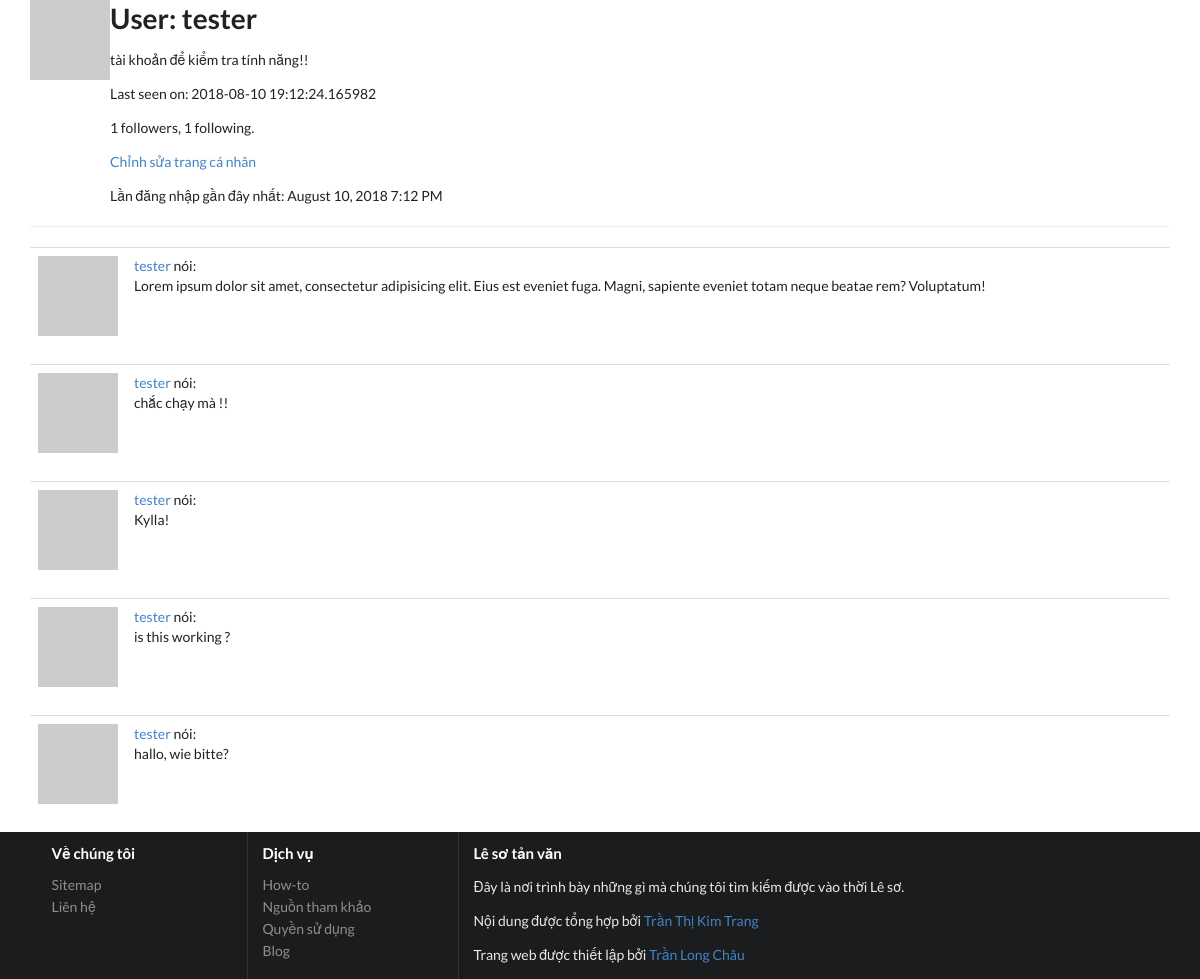
/user/tester (signed in), run on an earlier commit of the app's database.
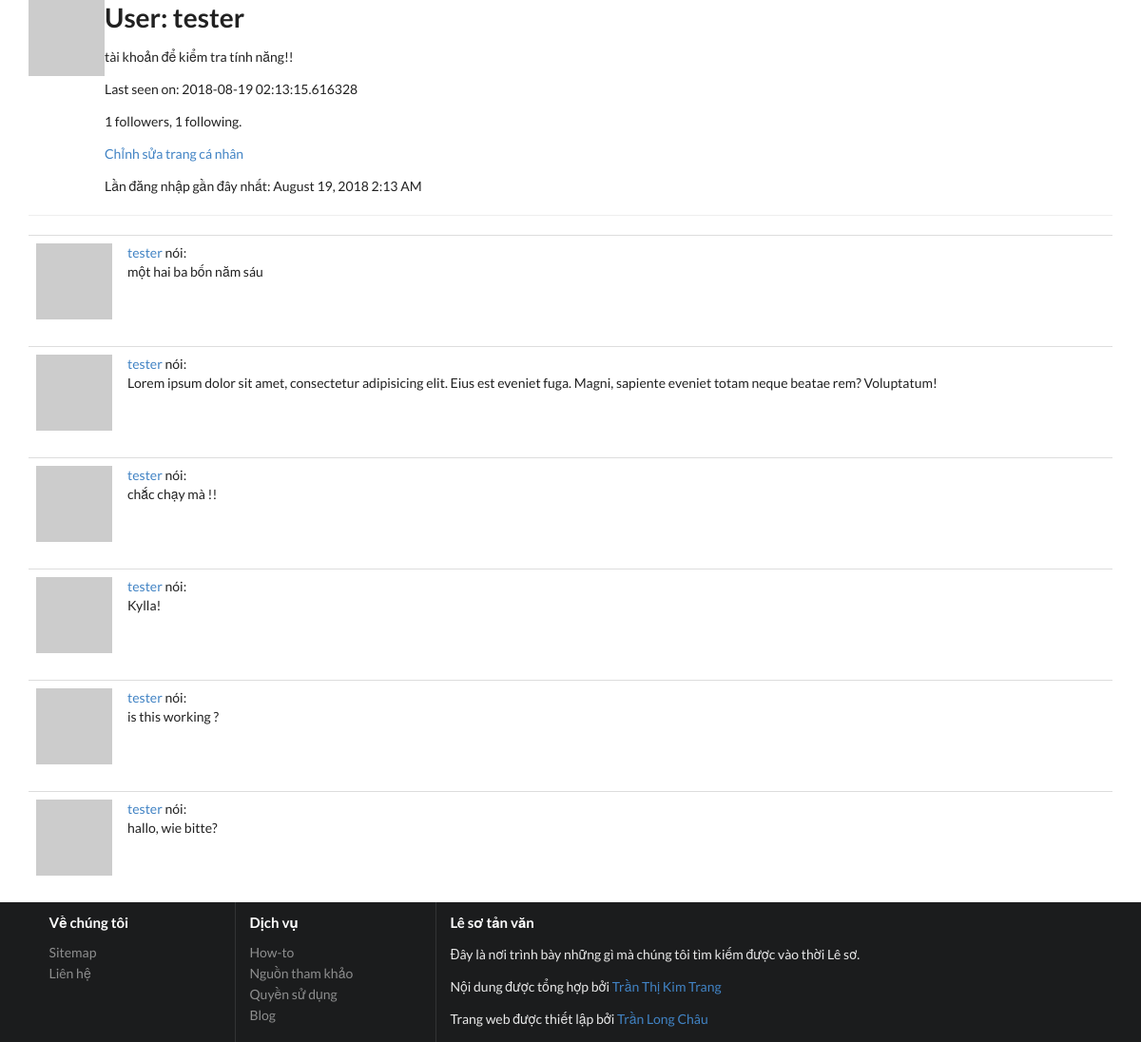
And on a later commit of the database.
### app/models.py (models this page shows, shortened)
class User(UserMixin, db.Model):
    id = db.Column(db.Integer, primary_key=True)
    username = db.Column(db.String(64), index=True, unique=True)
    email = db.Column(db.String(120), index=True, unique=True)
    password_hash = db.Column(db.String(128))
    about_me = db.Column(db.String(140))
    last_seen = db.Column(db.DateTime, default=datetime.utcnow)
    posts = db.relationship('Post', backref='author', lazy='dynamic')
    test_posts = db.relationship('NewPost', backref='author', lazy='dynamic')
    followed = db.relationship(
        'User', secondary=followers,
        primaryjoin=(followers.c.follower_id == id),
        secondaryjoin=(followers.c.followed_id == id),
        backref=db.backref('followers', lazy='dynamic'), lazy='dynamic')
    def avatar(self, size):
        digest = md5(self.email.lower().encode('utf-8')).hexdigest()
        return "https://www.gravatar.com/avatar/{}?d=identicon&s={}".format(digest, size)

class Post(db.Model):
    id = db.Column(db.Integer, primary_key=True)
    body = db.Column(db.String(140000))
    timestamp = db.Column(db.DateTime, index=True, default=datetime.utcnow)
    user_id = db.Column(db.Integer, db.ForeignKey('user.id'), )
    cat_id = db.Column(db.Integer, db.ForeignKey('catergory.id'))

### app/routes.py (the view)
@app.route('/user/<username>')
@login_required
def user(username):
    user = User.query.filter_by(username=username).first_or_404()
    page = request.args.get('page', 1, type=int)
    posts = user.posts.order_by(Post.timestamp.desc()).paginate(
        page, app.config['POSTS_PER_PAGE'], False)
    next_url = url_for('user', username=user.username, page=posts.next_num) \
        if posts.has_next else None
    prev_url = url_for('user', username=user.username, page=posts.prev_num) \
        if posts.has_prev else None
    return render_template('user.html', user=user, posts=posts.items, title='{}- Lê sơ tản văn'.format(user.username),
                           next_url=next_url, prev_url=prev_url)

### app/models.py (called while the page is built)
@login.user_loader
def load_user(id):
    return User.query.get(int(id))

### app/routes.py (called while the page is built)
@app.before_request
def before_request():
    if current_user.is_authenticated:
        current_user.last_seen = datetime.utcnow()
        db.session.commit()

### app/templates/user.html (shortened to what this page needs)
{% extends "base.html" %} {% block app_content %}
<table>
    <tr valign="top">
        <td>
            <img src="{{ user.avatar(128) }}">
        </td>
        <td>
            <h1>User: {{ user.username }}</h1>
            {% if user.about_me %}<p>{{ user.about_me }}</p>{% endif %}
            {% if user.last_seen %}<p>Last seen on: {{ user.last_seen }}</p>{% endif %}
            <p>{{ user.followers.count() }} followers, {{ user.followed.count() }} following.</p>
            {% if user == current_user %}
            <p><a href="{{ url_for('edit_profile') }}">Chỉnh sửa trang cá nhân</a></p>
            {% elif not current_user.is_following(user) %}
            <p><a href="{{ url_for('follow', username=user.username) }}">Theo dõi</a></p>
            {% else %}
            <p><a href="{{ url_for('unfollow', username=user.username) }}">Ngừng theo dõi</a></p>
            {% endif %}
            {% if user.last_seen %}
            <p>Lần đăng nhập gần đây nhất: {{ moment(user.last_seen).format('LLL') }}</p>
            {% endif %}
        </td>
    </tr>
</table>
<hr>
{% for post in posts %}
    {% include '_post.html' %}
{% endfor %}
{% endblock %}

### app/templates/base.html (shortened to what this page needs)
<!DOCTYPE html>
{% extends 'bootstrap/base.html' %}
{% block head %}
{{super()}}
{% endblock %}
{% block styles %}
{{super()}}
<link rel="stylesheet"
      href="/static/semantic/dist/semantic.min.css">
<link href="https://cdn.quilljs.com/1.3.6/quill.snow.css" rel="stylesheet">
{% endblock %}
{% block content %}
    <div class="container">
        {% block app_content %}{% endblock %}
    </div>
{%- block footer %}
<footer class="ui inverted vertical footer segment">
    <div class="ui container">
      <div class="ui stackable inverted divided equal height stackable grid">
        <div class="three wide column">
          <h4 class="ui inverted header">Về chúng tôi</h4>
          <div class="ui inverted link list">
            <a href="#" class="item">Sitemap</a>
            <a href="#" class="item">Liên hệ</a>
          </div>
        </div>
        <div class="three wide column">
          <h4 class="ui inverted header">Dịch vụ</h4>
          <div class="ui inverted link list">
            <a href="#" class="item">How-to</a>
            <a href="#" class="item">Nguồn tham khảo</a>
            <a href="#" class="item">Quyền sử dụng</a>
            <a href="#" class="item">Blog</a>
          </div>
        </div>
        <div class="seven wide column">
          <h4 class="ui inverted header">Lê sơ tản văn</h4>
          <p>Đây là nơi trình bày những gì mà chúng tôi tìm kiếm được vào thời Lê sơ.</p>
          <p>Nội dung được tổng hợp bởi
            <a href="#">Trần Thị Kim Trang</a>
          </p>
          <p>Trang web được thiết lập bởi
            <a href="https://github.com/Ihsara">Trần Long Châu</a>
          </p>
        </div>
      </div>
    </div>
</footer>
{%- endblock footer %}
{% endblock %}

### app/templates/_post.html
<table class="table table-hover">
    <tr>
        <td width="70px">
            <a href="{{ url_for('user', username=post.author.username) }}">
                <img src="{{ post.author.avatar(70) }}" />
            </a>
        </td>
        <td>
            <a href="{{ url_for('user', username=post.author.username) }}">
                {{ post.author.username }}
            </a>
            nói:
            <br>
            {{ post.body|safe }}
        </td>
    </tr>
</table>

What changed in the data, as far as the page shows it:
changed User "tester": last_seen "2018-08-10 19:12:24.165982" → "2018-08-19 02:13:15.616328"; last_seen "August 10, 2018 7:12 PM" → "August 19, 2018 2:13 AM"
added Post: author.username "tester", body "một hai ba bốn năm sáu"
